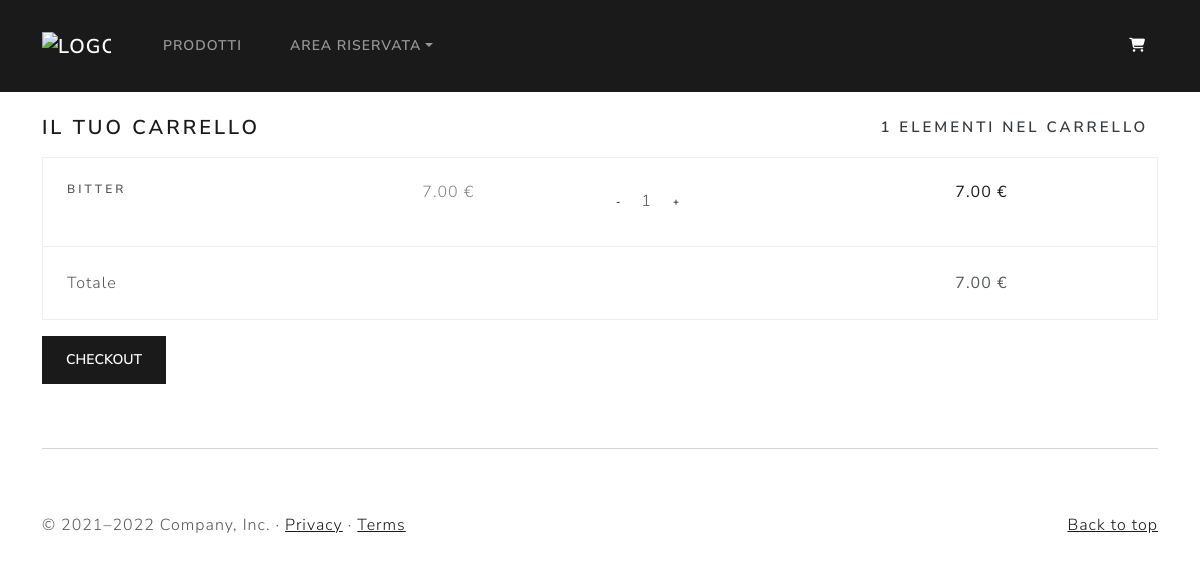
/carrello.php (signed in), run on the app's committed database.
### tables this page shows
CREATE TABLE IF NOT EXISTS `carrello` (
  `mail` char(50) DEFAULT NULL,
  `codicep` int(11) DEFAULT NULL,
  `quantita` int(11) DEFAULT NULL,
  KEY `FK_carrrello_utente` (`mail`),
  KEY `FK_carrrello_prodotto` (`codicep`) USING BTREE,
  CONSTRAINT `FK_carrello_prodotto` FOREIGN KEY (`codicep`) REFERENCES `prodotto` (`codice`) ON DELETE CASCADE,
  CONSTRAINT `FK_carrello_utente` FOREIGN KEY (`mail`) REFERENCES `utente` (`mail`) ON DELETE CASCADE
);

CREATE TABLE IF NOT EXISTS `prodotto` (
  `codice` int(111) NOT NULL,
  `nome` char(50) DEFAULT NULL,
  `costo` float DEFAULT NULL,
  `descrizione` char(225) DEFAULT NULL,
  PRIMARY KEY (`codice`)
);

### carrello.php (the view, shortened to what this page needs)
<!DOCTYPE html>
<html lang="en">
<head>
    <link rel="stylesheet" href="https://bootswatch.com/5/lux/bootstrap.css">
    <link rel="stylesheet" href="https://bootswatch.com/5/lux/bootstrap.min.css">
    <?php
        $mail = $_SESSION["mail"];
		$servername = $_SESSION["servername"];
		$db_name = $_SESSION["db_name"];
		$db_username = $_SESSION["db_username"];
		$db_password = $_SESSION["db_password"];
		$conn = new mysqli($servername,$db_username,$db_password,$db_name);
    ?>
    <link rel="stylesheet" href="https://cdnjs.cloudflare.com/ajax/libs/font-awesome/6.1.1/css/all.min.css" />
</head>
<body>
    <div class="bs-component">
        <nav class="navbar navbar-expand-lg navbar-dark bg-primary">
        <div class="container">
            <a class="navbar-brand" href="index.php">
                <img src="http://www.liquorimariani.it/wp-content/uploads/2015/10/logo-bianco.png" width="80" height="40" alt="logo">
                </a>
            <div class="container-fluid">
                <div class="collapse navbar-collapse" id="navbarColor01">
                    <ul class="navbar-nav me-auto">
                        <li class="nav-item">
                            <a class="nav-link" href="./prodotti.php">Prodotti</a>
                        </li>
                        <li class="nav-item dropdown">
                            <a class="nav-link dropdown-toggle" data-bs-toggle="dropdown" href="#" role="button" aria-haspopup="true" aria-expanded="false">Area Riservata</a>
                        </li>
                    </ul>
                    <form class="d-flex">
                        <a class="nav-link" href="./carrello.php" style="color: white" >
                            <i class="fas fa-shopping-cart"></i>
                        </a>
                    </form>
                </div>
            </div>
        </div>
        </nav>
<div class="container">
  <div class="col-12  order-md-last mt-4">
          <h4 class="d-flex justify-content-between align-items-center mb-3">
            <span class="text-primary">Il tuo carrello</span>
            <span class="badge bg-secondary rounded-pill"><?php $sql="SELECT mail, quantita FROM carrello WHERE mail = '$mail'";
            $prodotti = 0;
            $ris = $conn->query($sql) or die("<p>Query fallita! ".$conn->error."</p>");
            if ($ris->num_rows > 0){
                while($row = $ris->fetch_assoc()){
                    $prodotti += $row["quantita"];
                }
            }
            echo $prodotti;
            ?> elementi nel carrello</span>
          </h4>
          <ul class="list-group mb-3">
            <?php
                $sql="SELECT mail, codice, quantita, nome, costo, codicep, costo * quantita AS totale
                        FROM carrello
                        JOIN prodotto ON (codice = codicep)
                        WHERE mail = '$mail' AND quantita <> '0'";
                $ris = $conn->query($sql) or die("<p>Query fallita! ".$conn->error."</p>");
                $totale = 0;
                if ($ris->num_rows > 0){
                    while($row = $ris->fetch_assoc()){
                        echo"<li class='list-group-item d-flex justify-content-between lh-sm p-4'>
                                <div class='row w-100'>
                                    <div class='col-lg-4 col-6'>
                                        <h6 class='my-0'>".$row["nome"]."</h6>
                                    </div>
                                    <div class='col-lg-2 col-6'>
                                        <span class='text-muted'>".number_format($row["costo"], 2, '.', ',')." €</span>
                                    </div>
                                    <div class='col-lg-4 col-6'>
                                        <div class='cart-buttons btn-group' role='group'>
                                            <form action=".$_SERVER['PHP_SELF']." method='post'>
                                                <input style='display: none' type='text' name='cod' value=".$row["codicep"].">
                                                <input style='display: none' type='text' name='q' value=".$row["quantita"].">
                                                <button type='submit' name='-' class='btn btn-sm btn-secondary'>-</button>
                                                <span>".$row["quantita"]."</span>
                                                <input style='display: none' type='text' name='cod' value=".$row["codicep"].">
                                                <input style='display: none' type='text' name='q' value=".$row["quantita"].">
                                                <button type='submit' name='+' class='btn btn-sm btn-secondary'>+</button>
                                            </form>
                                        </div>
                                    </div>
                                    <div class='col-lg-2 col-6'>
                                        <strong class='text-primary'>".number_format($row["totale"], 2, '.', ',')." €</strong>
                                    </div>
                                </div>
                            </li>";
                        $totale += $row["totale"];
                    }
                }
            ?>
            <li class="cart-total list-group-item d-flex justify-content-between p-4">
            <div class="row w-100">
              <div class="col-lg-4 col-6">
                <span>Totale</span>
              </div>
              <div class="col-lg-6 lg-screen"></div>
              <div class="col-lg-2 col-6">
              <strong><?php echo number_format($totale, 2, '.', ',')." €"; ?></strong>
              </div>
            </div>
            </li>
          </ul>
          <a href="checkout.php" style="color:white"><button class="btn btn-primary btn-bloc">Checkout</button></a>
          <br />
          <br />
          <br />
  </div>
</div>
<?php include './template-parts/footer.php' ?>

### data on the page
carrello: codicep.nome "BITTER", codicep.costo "7.00", quantita "1", totale "7.00"

### other printed values
$prodotti "1"
$totale "7.00"
